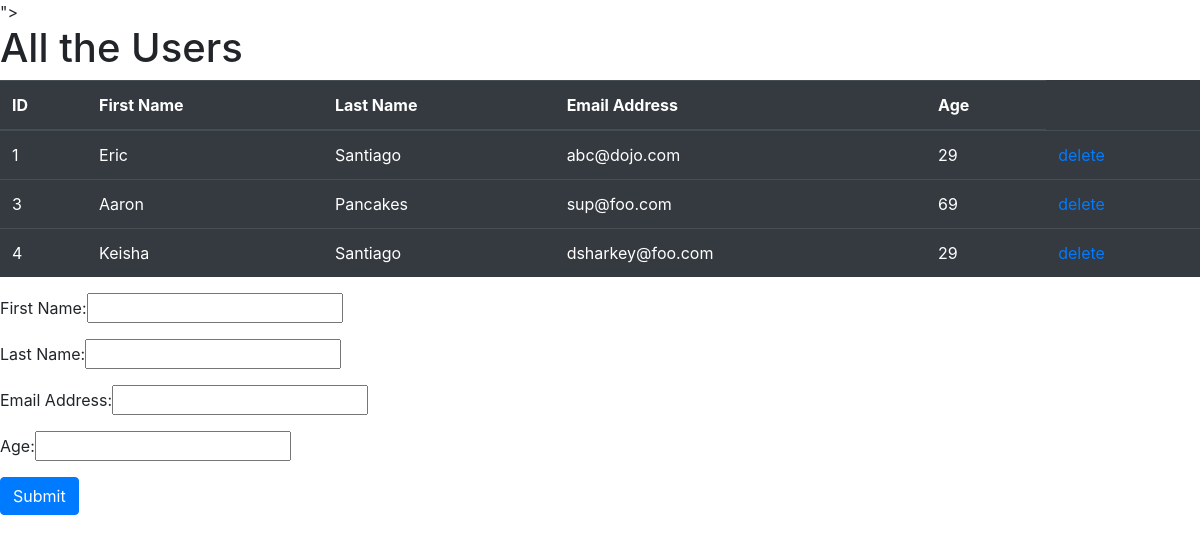
The page / on the database its author committed.
### users_app/models.py (models this page shows)
class User(models.Model):
    first_name = models.CharField(max_length=255)
    last_name = models.CharField(max_length=255)
    email_address = models.CharField(max_length=255)
    age = models.IntegerField()
    created_at = models.DateTimeField(auto_now_add=True)
    updated_at = models.DateTimeField(auto_now=True)

### users_app/views.py (the view)
# urls.py: path('', views.index),
def index(request):
    context = {
        "users":User.objects.all()
    }
    return render(request, "index.html", context)

### users_app/templates/index.html (shortened to what this page needs)
<!DOCTYPE html>
<html lang="en">
<head>
    <link rel="stylesheet" href="https://cdn.jsdelivr.net/npm/bootstrap@4.5.3/dist/css/bootstrap.min.css"
>">
</head>
<body>
    <h1>All the Users</h1>
    <table class="table table-dark">
        <thead>
            <tr>
                <th>ID</th>
                <th>First Name</th>
                <th>Last Name</th>
                <th>Email Address</th>
                <th>Age</th>
            </tr>
        </thead>
        <tbody>
            {% for user in users %}
            <tr>
                <td>{{user.id}}</td>
                <td>{{user.first_name}}</td>
                <td>{{user.last_name}}</td>
                <td>{{user.email_address}}</td>
                <td>{{user.age}}</td>
                <td><a href="/delete/{{user.id}}">delete</a></td>
            </tr>
            {% endfor %}
        </tbody>
    </table>
    <form action="/create" method="POST">
        <div class="form-group">
        First Name:<input type="text" name="first_name">
        </div>
        <div class="form-group">
        Last Name:<input type="text" name="last_name">
        </div>
        <div class="form-group">
        Email Address:<input type="text" name="email_address">
        </div>
        <div class="form-group">
        Age:<input type="number" name="age">
        </div>
        <button type="submit" class="btn btn-primary">Submit</button>
    </form>
</body>
</html>

### rows shown on the page
User: id "1", first_name "Eric", last_name "Santiago", email_address "abc@dojo.com", age "29"
User: id "3", first_name "Aaron", last_name "Pancakes", email_address "sup@foo.com", age "69"
User: id "4", first_name "Keisha", last_name "Santiago", email_address "dsharkey@foo.com", age "29"
